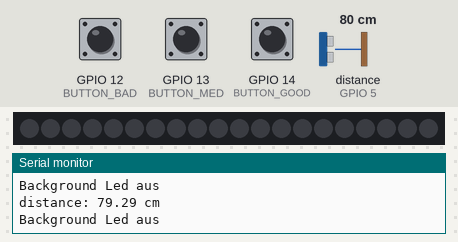
Bench run of a sketch on a simulated ESP8266 (NodeMCU). Parts: 20 RGB LEDs in strip order, left to right, the last lines printed to the serial monitor. Wiring (inferred from the names in the program): ultrasonic range finder: trigger GPIO 16; echo GPIO 5. The inputs (shaded band) are chosen by the test bench; at power-on: distance to the obstacle (sensor on GPIO 5) 80 cm, GPIO 12 (BUTTON_BAD) HIGH, GPIO 13 (BUTTON_MED) HIGH, GPIO 14 (BUTTON_GOOD) HIGH. The echo pulse lasts 58.3 µs per cm; WiFi joins after 1.5 s; servers stay silent unless stated; uploads are accepted with an empty reply.

Above: at 7.2 s.
7.3 s: distance to the obstacle (sensor on GPIO 5) set to 28 cm
8.9 s: distance to the obstacle (sensor on GPIO 5) set to 23 cm
At 10.4 s:
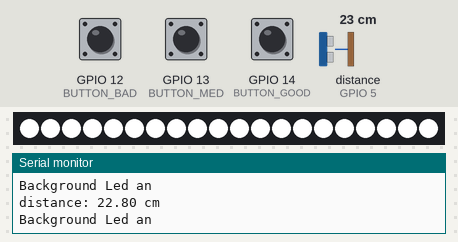
10.8 s: GPIO 12 (BUTTON_BAD) pulled LOW for 0.65 s
At 11.7 s:
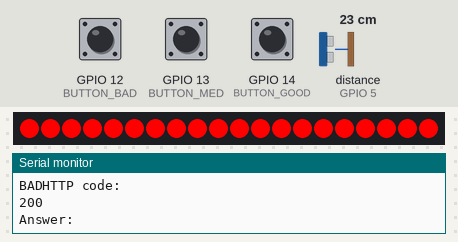
Timing chart, 0 to 13.8 s (numbered marks = the images above; inputs shaded):
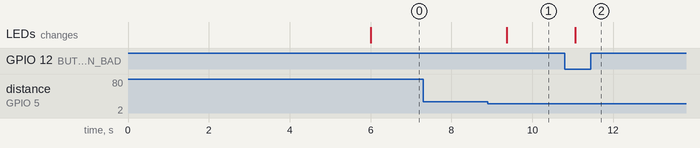

The sketch:

Moodstat.ino
```cpp
#include <FastLED.h>
#include <ESP8266HTTPClient.h>
#include <WiFiClientSecure.h>
#include <ESP8266WiFi.h>

// Distance
#define TRIG_PIN 16
#define ECHO_PIN 5

// Led
#define LED_BACK 0
#define NUM_LEDS 20

// Button
#define BUTTON_GOOD 14
#define BUTTON_MED 13
#define BUTTON_BAD 12

// Variables
float duration_us, distance_cm;
CRGB leds[NUM_LEDS];
const char* ssid = "";
const char* password = "";
const char* fingerprint = "67 62 DA 5C A0 8F 22 6B 8B 6B F3 20 88 B4 F5 5F B5 23 9F 07";


void setup() {
  Serial.begin (9600);

  // Distance
  pinMode(TRIG_PIN, OUTPUT);
  pinMode(ECHO_PIN, INPUT);

  // Led
  pinMode(LED_BACK, OUTPUT);
  FastLED.addLeds<WS2812, LED_BACK, GRB>(leds, NUM_LEDS);

  // Button
  pinMode(BUTTON_GOOD, INPUT_PULLUP);
  pinMode(BUTTON_MED, INPUT_PULLUP);
  pinMode(BUTTON_BAD, INPUT_PULLUP);

  // WiFi
  delay(4000);
  WiFi.mode(WIFI_STA);
  WiFi.begin(ssid, password);

  // Wait till WiFi is connected
  Serial.println("Connecting WLAN");
  while (WiFi.status() != WL_CONNECTED) {
    delay(1000);
    Serial.print(".");
  }

  Serial.println("Connected WLAN");
}

void sendData(String moodData) {
  // Check if Wifi is still connected
  if (WiFi.status() == WL_CONNECTED) {

    HTTPClient https;

    BearSSL::WiFiClientSecure testclient;
    testclient.setInsecure();

    https.begin(testclient, "https://moodstat.0xffd700.com/esppost.php");
    https.addHeader("Content-Type", "application/x-www-form-urlencoded");

    String mood = "mood=" + moodData + "&ids=<session id>";

    int httpResponseCode = https.POST(mood);

    // Get POST return
    if (httpResponseCode > 0) {
      String response = https.getString();
      Serial.println("HTTP code:");
      Serial.println(httpResponseCode);
      Serial.println("Answer:");
      Serial.println(response);
    } else {
      Serial.print("Error: ");
      Serial.println(httpResponseCode);
    }

    https.end();

  } else {
    Serial.println("Disconnected WLAN");
  }
}

void loop() {
  // Trigger puls for Distance
  digitalWrite(TRIG_PIN, HIGH);
  delayMicroseconds(10);
  digitalWrite(TRIG_PIN, LOW);

  duration_us = pulseIn(ECHO_PIN, HIGH);

  distance_cm = 0.017 * duration_us;

  Serial.print("distance: ");
  Serial.print(distance_cm);
  Serial.println(" cm");

  // if a person stands close to Moodstat
  if (distance_cm < 25) {

    Serial.print("Background Led an\n");

    for (int i = 0; i < NUM_LEDS; i++) {
      leds[i] = CRGB(255, 255, 255);
      FastLED.show();
    }
  } else {
    Serial.print("Background Led aus\n");

    for (int i = 0; i < NUM_LEDS; i++) {
      leds[i] = CRGB(0, 0, 0);
      FastLED.show();
    }
  }

  // waits for button to be pressed
  // GOOD
  if (digitalRead(BUTTON_GOOD) == LOW) {
    Serial.print("GOOD");
    for (int i = 0; i < NUM_LEDS; i++) {
      leds[i] = CRGB(0, 255, 0);
      FastLED.show();
    }
    sendData("2");
    delay(10000);
  }   // MEDIUM
  else if (digitalRead(BUTTON_MED) == LOW) {
    Serial.print("MED");
    for (int i = 0; i < NUM_LEDS; i++) {
      leds[i] = CRGB(255, 128, 0);
      FastLED.show();
    }
    sendData("1");
    delay(10000);
  }   // BAD
  else if (digitalRead(BUTTON_BAD) == LOW) {
    Serial.print("BAD");
    for (int i = 0; i < NUM_LEDS; i++) {
      leds[i] = CRGB(255, 0, 0);
      FastLED.show();
    }
    sendData("0");
    delay(10000);
  }

  delay(500);
}
```

Measured:
- the behaviour switches between 26 and 25 cm on distance to the obstacle (sensor on GPIO 5) (found by bisection; images 0 and 1)
- after the input at 8.9 s, the LEDs: change after 0.47 s (image 1)
- after the input at 10.8 s, the LEDs: change after 0.27 s (image 2)
